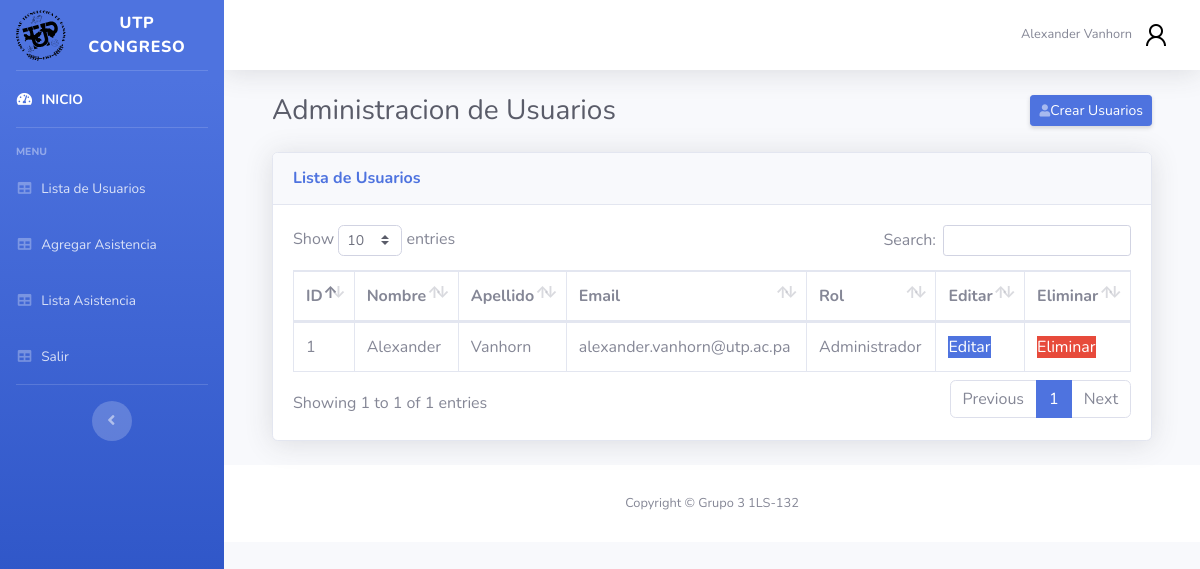
The page /secciones/lista.php (signed in) on the database its author committed.
### tables this page shows
CREATE TABLE `usuario` (
  `id` int(11) NOT NULL,
  `nombre` varchar(20) NOT NULL,
  `apellido` varchar(20) NOT NULL,
  `email` varchar(100) NOT NULL,
  `password` varchar(50) NOT NULL,
  `foto` varchar(10) NOT NULL,
  `id_rol` int(11) NOT NULL
);

CREATE TABLE `rol_usuario` (
  `id_rol` int(11) NOT NULL,
  `nombre_rol` varchar(20) NOT NULL
);

### php/consultaUser.php (called while the page is built)
<?php
    include("../config/conexion.php");
    $id_usuario=$_SESSION['id'];
    $result = $conn->query("SELECT * from usuario where id='$id_usuario'");
    $datoUser = $result->fetch(PDO::FETCH_OBJ);
?>

### secciones/lista.php (the view, shortened to what this page needs)
<?php
include("../php/consultaUser.php");
$consultaTodos=$conn->query("SELECT usuario.id, usuario.nombre, usuario.apellido, usuario.email, rol_usuario.nombre_rol FROM usuario INNER JOIN rol_usuario ON usuario.id_rol=rol_usuario.id_rol;");
?>
<!DOCTYPE html>
<html lang="en">
<head>
    <link href="../vendor/fontawesome-free/css/all.min.css" rel="stylesheet" type="text/css">
    <link href="../css/sb-admin-2.min.css" rel="stylesheet">
    <link href="../vendor/datatables/dataTables.bootstrap4.min.css" rel="stylesheet">
</head>
<body id="page-top">
    <div id="wrapper">
        <ul class="navbar-nav bg-gradient-primary sidebar sidebar-dark accordion" id="accordionSidebar">
            <a class="sidebar-brand d-flex align-items-center justify-content-center" href="panel.php">
                <div class="sidebar-brand-icon rotate-n-15">
                    <img src="../imagenes/logo_utp.svg" alt="" width="50" height="50">
                </div>
                <div class="sidebar-brand-text mx-3">UTP Congreso</div>
            </a>
            <hr class="sidebar-divider my-0">
            <li class="nav-item active">
                <a class="nav-link" href="panel.php">
                    <i class="fas fa-fw fa-tachometer-alt"></i>
                    <span>INICIO</span></a>
            </li>
            <hr class="sidebar-divider">
            <div class="sidebar-heading">
                MENU
            </div>
            <?php if ($datoUser->id_rol==1){?>
            <li class="nav-item">
                <a class="nav-link" href="lista.php">
                    <i class="fas fa-fw fa-table"></i>
                    <span>Lista de Usuarios</span></a>
            </li>
            <li class="nav-item">
                <a class="nav-link" href="registroAsistencia.php">
                    <i class="fas fa-fw fa-table"></i>
                     <span>Agregar Asistencia</span></a>
            </li>
            <li class="nav-item">
                <a class="nav-link" href="asistencia.php">
                    <i class="fas fa-fw fa-table"></i>
                     <span>Lista Asistencia</span></a>
            </li>
            <?php }?>
            <li class="nav-item">
                <a class="nav-link" href="../php/salir.php">
                    <i class="fas fa-fw fa-table"></i>
                    <span>Salir</span></a>
            </li>
            <hr class="sidebar-divider d-none d-md-block">
            <div class="text-center d-none d-md-inline">
                <button class="rounded-circle border-0" id="sidebarToggle"></button>
            </div>
        </ul>
        <div id="content-wrapper" class="d-flex flex-column">
            <div id="content">
                <nav class="navbar navbar-expand navbar-light bg-white topbar mb-4 static-top shadow">
                    <ul class="navbar-nav ml-auto">
                        <li class="nav-item dropdown no-arrow d-sm-none">
                        <li class="nav-item dropdown no-arrow">
                            <a class="nav-link dropdown-toggle" href="#" id="userDropdown" role="button"
                                data-toggle="dropdown" aria-haspopup="true" aria-expanded="false">
                                <span class="mr-2 d-none d-lg-inline text-gray-600 small"><?php echo $datoUser->nombre." ".$datoUser->apellido; ?></span>
                                <img class="img-profile rounded-circle"
                                    src="../secciones/fotos/<?php echo $datoUser->foto;?>">
                            </a>
                        </li>
                    </ul>
                </nav>
                <div class="container-fluid">
                <div class="container-fluid">
<div class="d-sm-flex align-items-center justify-content-between mb-4">
                        <h1 class="h3 mb-0 text-gray-800">Administracion de Usuarios</h1>
                        <a href="crearUsuario.php" class="d-none d-sm-inline-block btn btn-sm btn-primary shadow-sm"><i
                                class="fas fa-user fa-sm text-white-50"></i>Crear Usuarios</a>
                    </div>
<div class="card shadow mb-4">
    <div class="card-header py-3">
        <h6 class="m-0 font-weight-bold text-primary">Lista de Usuarios</h6>
    </div>
    <div class="card-body">
        <div class="table-responsive">
            <table class="table table-bordered" id="dataTable" width="100%" cellspacing="0">
                <thead>
                    <tr>
                        <th>ID</th>
                        <th>Nombre</th>
                        <th>Apellido</th>
                        <th>Email</th>
                        <th>Rol</th>
                        <th>Editar</th>
                        <th>Eliminar</th>
                    </tr>
                </thead>
                <tbody>
                    <?php while($detalleUsuario=$consultaTodos->fetch(PDO::FETCH_OBJ)) { ?>
                    <tr>
                    <td><?php echo $detalleUsuario->id; ?></td>
                        <td><?php echo $detalleUsuario->nombre; ?></td>
                        <td><?php echo $detalleUsuario->apellido; ?></td>
                        <td><?php echo $detalleUsuario->email; ?></td>
                        <td><?php echo $detalleUsuario->nombre_rol; ?> </td>
                        <td><a class="btn-primary" href="editarUsuario.php?id=<?php echo $detalleUsuario->id;?>">Editar</a></td>
                        <td><a class="btn-danger" href="../php/eliminar.php?id=<?php echo $detalleUsuario->id;?>">Eliminar</a></td>
                    </tr>
                    <?php } ?>
                </tbody>
            </table>
        </div>
    </div>
</div>
</div>
            </div>
            <footer class="sticky-footer bg-white">
                <div class="container my-auto">
                    <div class="copyright text-center my-auto">
                        <span>Copyright &copy; Grupo 3 1LS-132 </span>
                    </div>
                </div>
            </footer>
        </div>
    </div>
</body>
</html>

### rows shown on the page
usuario: nombre "Alexander", apellido "Vanhorn", foto (placeholder picture), id "1", email "alexander.vanhorn@utp.ac.pa", id_rol.nombre_rol "Administrador"
